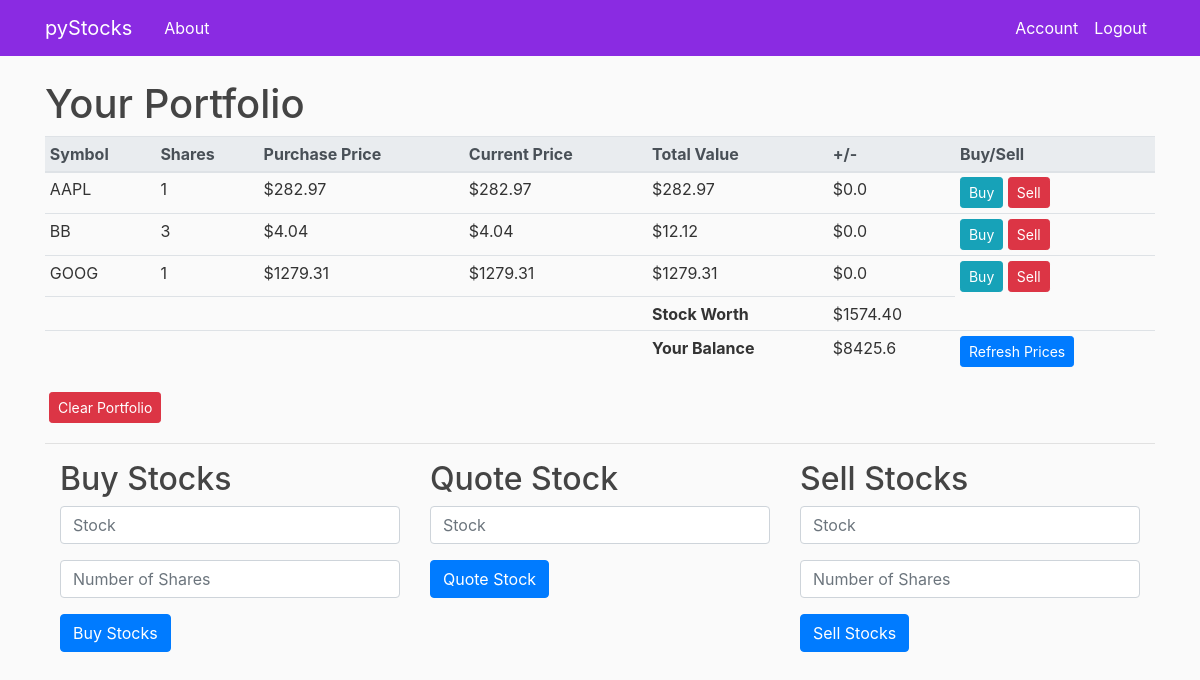
The app's page /home (signed in) with its own data.
### pyStocks/models.py (models this page shows, shortened)
class UserStocks(db.Model):
    id = db.Column(db.Integer, primary_key=True)
    symbol = db.Column(db.String(255))
    shares = db.Column(db.String(255))
    purchase_price = db.Column(db.String(255))
    price = db.Column(db.String(255))
    total_value = db.Column(db.String(255))
    margin = db.Column(db.String(255))
    timestamp = db.Column(db.DateTime())
    user_id = db.Column(db.Integer, db.ForeignKey('user.id'), nullable=False)

class User(db.Model, UserMixin):
    id = db.Column(db.Integer, primary_key=True)
    username = db.Column(db.String(20), unique=True, nullable=False)
    email = db.Column(db.String(120), unique=True, nullable=False)
    image_file = db.Column(db.String(20), nullable=False, default='default.jpg')
    password = db.Column(db.String(60), nullable=False)
    money = db.Column(db.Integer, nullable=False)
    total = db.Column(db.String(60))
    profit = db.Column(db.String(60))
    stocks = db.relationship('UserStocks', backref='owner', lazy=True)

### pyStocks/routes.py (the view)
@login_required
@app.route("/home")
def home():
    user = current_user;
    check_day()
    return render_template('home.html', user=user)

### pyStocks/models.py (called while the page is built)
@login_manager.user_loader
def load_user(user_id):
    return User.query.get(int(user_id))

### pyStocks/routes.py (called while the page is built, shortened)
def check_day():
    weekno = datetime.datetime.today().weekday()
    data = datetime.datetime.now()
    current_time = data.strftime("%H:%M")
    hours, minutes = current_time.split(":")
    hours, minutes = int(hours), int(minutes)
    setting = "AM"
    if hours > 12:
        setting = "PM"
        hours -= 12
    time = ("%02d:%02d" + setting) % (hours, minutes)
    if weekno > 5:
        flash("It's the weekend, markets are most likely closed. You can still trade, but prices will not change!", 'warning')
    return 1

### pyStocks/templates/home.html (shortened to what this page needs)
{% extends "layout.html" %}
{% block content %}
    <h1>Your Portfolio</h1>
    <div class="table-responsive table-hover">
        <table class="table table-sm">
            <thead class="thead-light">
                <tr>
                    <th>Symbol</th>
                    <th>Shares</th>
                    <th>Purchase Price</th>
                    <th>Current Price</th>
                    <th>Total Value</th>
                    <th>+/-</th>
                    <th>Buy/Sell</th>
                </tr>
            </thead>
            <tbody>
                {% for stock in user.stocks %}
                <tr>
                    <td>{{ stock.symbol }}</td>
                    <td>{{ stock.shares }}</td>
                    <td>${{ stock.purchase_price }}</td>
                    <td>${{ stock.price }}</td>
                    <td>${{ stock.total_value }}</td>
                    <td>${{ stock.margin }}</td>
                    <td>
                        <button type="button" class="btn btn-info btn-sm"><a href="{{url_for('buy', stock_id=stock.id)}}" style="color: #ffffff; text-decoration: none;">Buy</a></button>
                        <button type="button" class="btn btn-danger btn-sm"><a href="{{url_for('sell', stock_id=stock.id)}}" style="color: #ffffff; text-decoration: none;">Sell</a></button>
                    </td>
                </tr>
                {% endfor %}
                 <tr>
                    <td></td>
                    <td></td>
                    <td></td>
                    <td></td>
                    <th>Stock Worth</th>
                    <td>${{user.total}}</td>
                </tr>
                <tr>
                    <td></td>
                    <td></td>
                    <td></td>
                    <td></td>
                    <th>Your Balance</th>
                    <td>${{ user.money }}</td>
                    <td>
                        <form method="post" action="/refresh" >
                          <button class="btn btn-sm btn-primary" type="submit">Refresh Prices</button>
                        </form>
                    </td>
                </tr>
            </tbody>
        </table>
    </div>
      <button type="button" class="btn btn-danger btn-sm m-1" data-toggle="modal" data-target="#deleteModal">Clear Portfolio</button>
    <hr>
    <div class="container">
        <div class="row">
            <div class="col mb-4">
                <h2>Buy Stocks</h2>
                {% include 'buy_container.html' %}
            </div>
            <div class="col mb-4">
                <h2>Quote Stock</h2>
                {% include 'quote_container.html' %}
            </div>
            <div class="col mb-4">
                <h2>Sell Stocks</h2>
                {% include 'sell_container.html' %}
            </div>
        </div>
    </div>
{% endblock %}

### pyStocks/static/main.css (style rules this page uses)
body { background: #fafafa; color: #333333; margin-top: 5rem; }
h1, h2, h3, h4, h5, h6 { color: #444444; }

### records on screen
UserStocks: symbol "AAPL", shares "1", purchase_price "282.97", price "282.97", total_value "282.97", margin "0.0"
UserStocks: symbol "BB", shares "3", purchase_price "4.04", price "4.04", total_value "12.12", margin "0.0"
UserStocks: symbol "GOOG", shares "1", purchase_price "1279.31", price "1279.31", total_value "1279.31", margin "0.0"
User: total "1574.40", money "8425.6"
